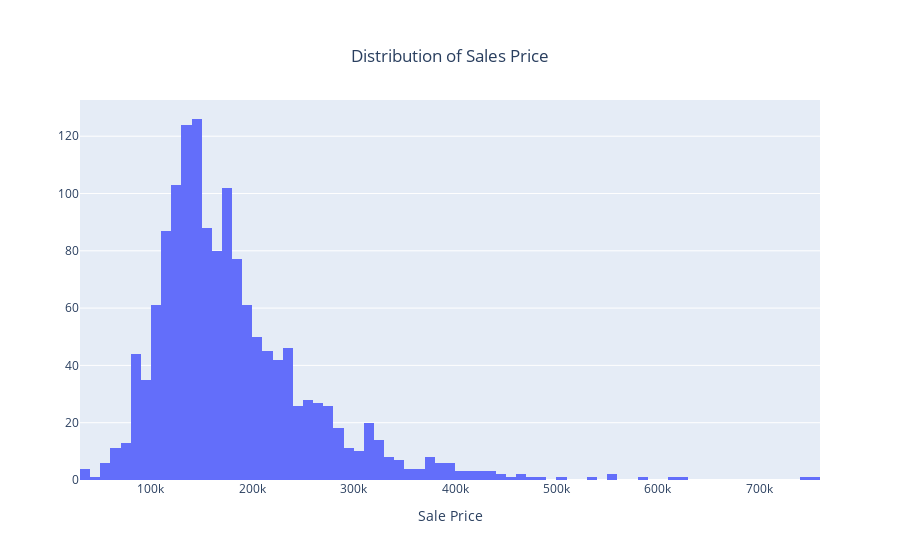

Here is the notebook cell this chart was saved with:
### Code cell
#What does the boston housing market look like

fig = go.Figure()

fig.add_trace(
    go.Histogram(
        x=housing_df['SalePrice'].values
    )
)

fig.update_layout(
    title=dict(
        text='Distribution of Sales Price',
        x=0.5,
        yanchor='top',
        xanchor='center'),
    xaxis_title='Sale Price'
)

### Figure 1 — Plotly figure (JSON) as saved in the notebook; plotly's stock layout.template omitted (floating-point values rounded to 4 significant figures; data arrays with more than 128 entries replaced by an {"elided": "..."} marker saying what was removed)
{"data": [{"type": "histogram", "x": {"elided": "1457 int values"}}], "layout": {"title": {"text": "Distribution of Sales Price", "x": 0.5, "xanchor": "center", "yanchor": "top"}, "xaxis": {"title": {"text": "Sale Price"}}}}
